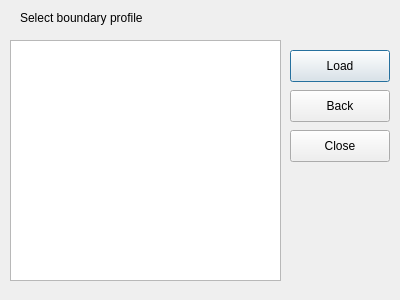
<?xml version="1.0" encoding="UTF-8"?>
<ui version="4.0">
 <class>LoadProfile</class>
 <widget class="QDialog" name="LoadProfile">
  <property name="geometry">
   <rect>
    <x>0</x>
    <y>0</y>
    <width>400</width>
    <height>300</height>
   </rect>
  </property>
  <property name="windowTitle">
   <string>Dialog</string>
  </property>
  <widget class="QListView" name="profile_file">
   <property name="geometry">
    <rect>
     <x>10</x>
     <y>40</y>
     <width>271</width>
     <height>241</height>
    </rect>
   </property>
  </widget>
  <widget class="QLabel" name="label">
   <property name="geometry">
    <rect>
     <x>20</x>
     <y>10</y>
     <width>241</width>
     <height>16</height>
    </rect>
   </property>
   <property name="text">
    <string>Select boundary profile </string>
   </property>
  </widget>
  <widget class="QPushButton" name="profile_load_button">
   <property name="geometry">
    <rect>
     <x>290</x>
     <y>50</y>
     <width>100</width>
     <height>32</height>
    </rect>
   </property>
   <property name="text">
    <string>Load</string>
   </property>
  </widget>
  <widget class="QPushButton" name="profile_back_button">
   <property name="geometry">
    <rect>
     <x>290</x>
     <y>90</y>
     <width>100</width>
     <height>32</height>
    </rect>
   </property>
   <property name="text">
    <string>Back</string>
   </property>
  </widget>
  <widget class="QPushButton" name="profile_close_button">
   <property name="geometry">
    <rect>
     <x>290</x>
     <y>130</y>
     <width>100</width>
     <height>32</height>
    </rect>
   </property>
   <property name="text">
    <string>Close</string>
   </property>
  </widget>
 </widget>
 <resources/>
 <connections/>
</ui>
